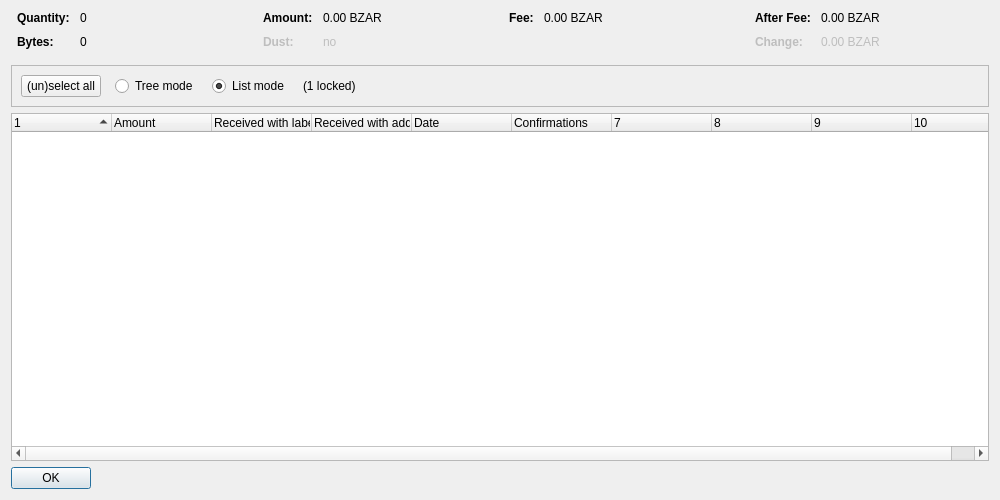
<?xml version="1.0" encoding="UTF-8"?>
<ui version="4.0">
 <class>CoinControlDialog</class>
 <widget class="QDialog" name="CoinControlDialog">
  <property name="geometry">
   <rect>
    <x>0</x>
    <y>0</y>
    <width>1000</width>
    <height>500</height>
   </rect>
  </property>
  <property name="windowTitle">
   <string>Coin Selection</string>
  </property>
  <layout class="QVBoxLayout" name="verticalLayout">
   <item>
    <layout class="QHBoxLayout" name="horizontalLayoutTop" stretch="0,0,0,0">
     <property name="topMargin">
      <number>0</number>
     </property>
     <property name="bottomMargin">
      <number>10</number>
     </property>
     <item>
      <layout class="QFormLayout" name="formLayoutCoinControl1">
       <property name="horizontalSpacing">
        <number>10</number>
       </property>
       <property name="verticalSpacing">
        <number>10</number>
       </property>
       <property name="leftMargin">
        <number>6</number>
       </property>
       <property name="rightMargin">
        <number>6</number>
       </property>
       <item row="0" column="0">
        <widget class="QLabel" name="labelCoinControlQuantityText">
         <property name="font">
          <font>
           <weight>75</weight>
           <bold>true</bold>
          </font>
         </property>
         <property name="text">
          <string>Quantity:</string>
         </property>
        </widget>
       </item>
       <item row="0" column="1">
        <widget class="QLabel" name="labelCoinControlQuantity">
         <property name="cursor">
          <cursorShape>IBeamCursor</cursorShape>
         </property>
         <property name="contextMenuPolicy">
          <enum>Qt::ActionsContextMenu</enum>
         </property>
         <property name="text">
          <string notr="true">0</string>
         </property>
         <property name="textInteractionFlags">
          <set>Qt::LinksAccessibleByMouse|Qt::TextSelectableByKeyboard|Qt::TextSelectableByMouse</set>
         </property>
        </widget>
       </item>
       <item row="1" column="0">
        <widget class="QLabel" name="labelCoinControlBytesText">
         <property name="font">
          <font>
           <weight>75</weight>
           <bold>true</bold>
          </font>
         </property>
         <property name="text">
          <string>Bytes:</string>
         </property>
        </widget>
       </item>
       <item row="1" column="1">
        <widget class="QLabel" name="labelCoinControlBytes">
         <property name="cursor">
          <cursorShape>IBeamCursor</cursorShape>
         </property>
         <property name="contextMenuPolicy">
          <enum>Qt::ActionsContextMenu</enum>
         </property>
         <property name="text">
          <string notr="true">0</string>
         </property>
         <property name="textInteractionFlags">
          <set>Qt::LinksAccessibleByMouse|Qt::TextSelectableByKeyboard|Qt::TextSelectableByMouse</set>
         </property>
        </widget>
       </item>
      </layout>
     </item>
     <item>
      <layout class="QFormLayout" name="formLayoutCoinControl2">
       <property name="horizontalSpacing">
        <number>10</number>
       </property>
       <property name="verticalSpacing">
        <number>10</number>
       </property>
       <property name="leftMargin">
        <number>6</number>
       </property>
       <property name="rightMargin">
        <number>6</number>
       </property>
       <item row="0" column="0">
        <widget class="QLabel" name="labelCoinControlAmountText">
         <property name="font">
          <font>
           <weight>75</weight>
           <bold>true</bold>
          </font>
         </property>
         <property name="text">
          <string>Amount:</string>
         </property>
        </widget>
       </item>
       <item row="0" column="1">
        <widget class="QLabel" name="labelCoinControlAmount">
         <property name="cursor">
          <cursorShape>IBeamCursor</cursorShape>
         </property>
         <property name="contextMenuPolicy">
          <enum>Qt::ActionsContextMenu</enum>
         </property>
         <property name="text">
          <string notr="true">0.00 BZAR</string>
         </property>
         <property name="textInteractionFlags">
          <set>Qt::LinksAccessibleByMouse|Qt::TextSelectableByKeyboard|Qt::TextSelectableByMouse</set>
         </property>
        </widget>
       </item>
       <item row="1" column="0">
        <widget class="QLabel" name="labelCoinControlLowOutputText">
         <property name="enabled">
          <bool>false</bool>
         </property>
         <property name="font">
          <font>
           <weight>75</weight>
           <bold>true</bold>
          </font>
         </property>
         <property name="text">
          <string>Dust:</string>
         </property>
        </widget>
       </item>
       <item row="1" column="1">
        <widget class="QLabel" name="labelCoinControlLowOutput">
         <property name="enabled">
          <bool>false</bool>
         </property>
         <property name="cursor">
          <cursorShape>IBeamCursor</cursorShape>
         </property>
         <property name="contextMenuPolicy">
          <enum>Qt::ActionsContextMenu</enum>
         </property>
         <property name="text">
          <string notr="true">no</string>
         </property>
         <property name="textInteractionFlags">
          <set>Qt::LinksAccessibleByMouse|Qt::TextSelectableByKeyboard|Qt::TextSelectableByMouse</set>
         </property>
        </widget>
       </item>
      </layout>
     </item>
     <item>
      <layout class="QFormLayout" name="formLayoutCoinControl3">
       <property name="horizontalSpacing">
        <number>10</number>
       </property>
       <property name="verticalSpacing">
        <number>10</number>
       </property>
       <property name="leftMargin">
        <number>6</number>
       </property>
       <property name="rightMargin">
        <number>6</number>
       </property>
       <item row="0" column="0">
        <widget class="QLabel" name="labelCoinControlFeeText">
         <property name="font">
          <font>
           <weight>75</weight>
           <bold>true</bold>
          </font>
         </property>
         <property name="text">
          <string>Fee:</string>
         </property>
        </widget>
       </item>
       <item row="0" column="1">
        <widget class="QLabel" name="labelCoinControlFee">
         <property name="cursor">
          <cursorShape>IBeamCursor</cursorShape>
         </property>
         <property name="contextMenuPolicy">
          <enum>Qt::ActionsContextMenu</enum>
         </property>
         <property name="text">
          <string notr="true">0.00 BZAR</string>
         </property>
         <property name="textInteractionFlags">
          <set>Qt::LinksAccessibleByMouse|Qt::TextSelectableByKeyboard|Qt::TextSelectableByMouse</set>
         </property>
        </widget>
       </item>
      </layout>
     </item>
     <item>
      <layout class="QFormLayout" name="formLayoutCoinControl4">
       <property name="horizontalSpacing">
        <number>10</number>
       </property>
       <property name="verticalSpacing">
        <number>10</number>
       </property>
       <property name="leftMargin">
        <number>6</number>
       </property>
       <property name="rightMargin">
        <number>6</number>
       </property>
       <item row="0" column="0">
        <widget class="QLabel" name="labelCoinControlAfterFeeText">
         <property name="font">
          <font>
           <weight>75</weight>
           <bold>true</bold>
          </font>
         </property>
         <property name="text">
          <string>After Fee:</string>
         </property>
        </widget>
       </item>
       <item row="0" column="1">
        <widget class="QLabel" name="labelCoinControlAfterFee">
         <property name="cursor">
          <cursorShape>IBeamCursor</cursorShape>
         </property>
         <property name="contextMenuPolicy">
          <enum>Qt::ActionsContextMenu</enum>
         </property>
         <property name="text">
          <string notr="true">0.00 BZAR</string>
         </property>
         <property name="textInteractionFlags">
          <set>Qt::LinksAccessibleByMouse|Qt::TextSelectableByKeyboard|Qt::TextSelectableByMouse</set>
         </property>
        </widget>
       </item>
       <item row="1" column="0">
        <widget class="QLabel" name="labelCoinControlChangeText">
         <property name="enabled">
          <bool>false</bool>
         </property>
         <property name="font">
          <font>
           <weight>75</weight>
           <bold>true</bold>
          </font>
         </property>
         <property name="text">
          <string>Change:</string>
         </property>
        </widget>
       </item>
       <item row="1" column="1">
        <widget class="QLabel" name="labelCoinControlChange">
         <property name="enabled">
          <bool>false</bool>
         </property>
         <property name="cursor">
          <cursorShape>IBeamCursor</cursorShape>
         </property>
         <property name="contextMenuPolicy">
          <enum>Qt::ActionsContextMenu</enum>
         </property>
         <property name="text">
          <string notr="true">0.00 BZAR</string>
         </property>
         <property name="textInteractionFlags">
          <set>Qt::LinksAccessibleByMouse|Qt::TextSelectableByKeyboard|Qt::TextSelectableByMouse</set>
         </property>
        </widget>
       </item>
      </layout>
     </item>
    </layout>
   </item>
   <item>
    <widget class="QFrame" name="frame">
     <property name="minimumSize">
      <size>
       <width>0</width>
       <height>40</height>
      </size>
     </property>
     <property name="frameShape">
      <enum>QFrame::StyledPanel</enum>
     </property>
     <property name="frameShadow">
      <enum>QFrame::Sunken</enum>
     </property>
     <layout class="QHBoxLayout" name="horizontalLayout">
      <item>
       <layout class="QHBoxLayout" name="horizontalLayoutPanel" stretch="0,0,0,0,0">
        <property name="spacing">
         <number>14</number>
        </property>
        <item>
         <widget class="QPushButton" name="pushButtonSelectAll">
          <property name="sizePolicy">
           <sizepolicy hsizetype="Maximum" vsizetype="Fixed">
            <horstretch>0</horstretch>
            <verstretch>0</verstretch>
           </sizepolicy>
          </property>
          <property name="text">
           <string>(un)select all</string>
          </property>
          <property name="autoDefault">
           <bool>false</bool>
          </property>
         </widget>
        </item>
        <item>
         <widget class="QRadioButton" name="radioTreeMode">
          <property name="sizePolicy">
           <sizepolicy hsizetype="Maximum" vsizetype="Fixed">
            <horstretch>0</horstretch>
            <verstretch>0</verstretch>
           </sizepolicy>
          </property>
          <property name="text">
           <string>Tree mode</string>
          </property>
         </widget>
        </item>
        <item>
         <widget class="QRadioButton" name="radioListMode">
          <property name="sizePolicy">
           <sizepolicy hsizetype="Maximum" vsizetype="Fixed">
            <horstretch>0</horstretch>
            <verstretch>0</verstretch>
           </sizepolicy>
          </property>
          <property name="text">
           <string>List mode</string>
          </property>
          <property name="checked">
           <bool>true</bool>
          </property>
         </widget>
        </item>
        <item>
         <widget class="QLabel" name="labelLocked">
          <property name="text">
           <string notr="true">(1 locked)</string>
          </property>
         </widget>
        </item>
        <item>
         <spacer name="horizontalSpacer">
          <property name="orientation">
           <enum>Qt::Horizontal</enum>
          </property>
          <property name="sizeHint" stdset="0">
           <size>
            <width>40</width>
            <height>20</height>
           </size>
          </property>
         </spacer>
        </item>
       </layout>
      </item>
     </layout>
    </widget>
   </item>
   <item>
    <widget class="CoinControlTreeWidget" name="treeWidget">
     <property name="contextMenuPolicy">
      <enum>Qt::CustomContextMenu</enum>
     </property>
     <property name="sortingEnabled">
      <bool>false</bool>
     </property>
     <property name="columnCount">
      <number>10</number>
     </property>
     <attribute name="headerShowSortIndicator" stdset="0">
      <bool>true</bool>
     </attribute>
     <attribute name="headerStretchLastSection">
      <bool>false</bool>
     </attribute>
     <column>
      <property name="text">
       <string/>
      </property>
     </column>
     <column>
      <property name="text">
       <string>Amount</string>
      </property>
     </column>
     <column>
      <property name="text">
       <string>Received with label</string>
      </property>
     </column>
     <column>
      <property name="text">
       <string>Received with address</string>
      </property>
     </column>
     <column>
      <property name="text">
       <string>Date</string>
      </property>
     </column>
     <column>
      <property name="text">
       <string>Confirmations</string>
      </property>
      <property name="toolTip">
       <string>Confirmed</string>
      </property>
     </column>
     <column>
      <property name="text">
       <string/>
      </property>
     </column>
     <column>
      <property name="text">
       <string/>
      </property>
     </column>
     <column>
      <property name="text">
       <string/>
      </property>
     </column>
     <column>
      <property name="text">
       <string/>
      </property>
     </column>
    </widget>
   </item>
   <item>
    <widget class="QDialogButtonBox" name="buttonBox">
     <property name="sizePolicy">
      <sizepolicy hsizetype="Maximum" vsizetype="Fixed">
       <horstretch>0</horstretch>
       <verstretch>0</verstretch>
      </sizepolicy>
     </property>
     <property name="orientation">
      <enum>Qt::Horizontal</enum>
     </property>
     <property name="standardButtons">
      <set>QDialogButtonBox::Ok</set>
     </property>
    </widget>
   </item>
  </layout>
 </widget>
 <customwidgets>
  <customwidget>
   <class>CoinControlTreeWidget</class>
   <extends>QTreeWidget</extends>
   <header>qt/coincontroltreewidget.h</header>
  </customwidget>
 </customwidgets>
 <resources/>
 <connections/>
</ui>
